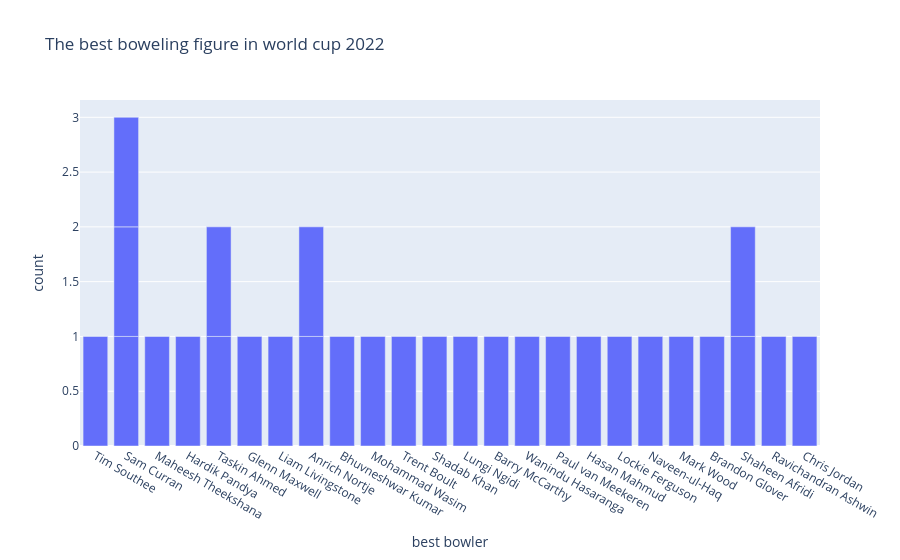

The cell this chart's notebook holds for it:
### Code cell
fig=px.bar(df,x=df["best bowler"],title="The best boweling figure in world cup 2022")
fig.show()

### Figure 1 — Plotly figure (JSON) as saved in the notebook; plotly's stock layout.template omitted (floating-point values rounded to 4 significant figures)
{"data": [{"hovertemplate": "best bowler=%{x}<br>count=%{y}<extra></extra>", "legendgroup": "", "marker": {"color": "#636efa", "pattern": {"shape": ""}}, "name": "", "orientation": "v", "showlegend": false, "textposition": "auto", "type": "bar", "x": ["Tim Southee", "Sam Curran", "Maheesh Theekshana", "Hardik Pandya", "Taskin Ahmed", "Glenn Maxwell", "Liam Livingstone", "Anrich Nortje", "Bhuvneshwar Kumar", "Mohammad Wasim", "Trent Boult", "Taskin Ahmed", "Shadab Khan", "Lungi Ngidi", "Barry McCarthy", "Wanindu Hasaranga", "Sam Curran", "Paul van Meekeren", "Hasan Mahmud", "Anrich Nortje", "Lockie Ferguson", "Naveen-ul-Haq", "Mark Wood", "Brandon Glover", "Shaheen Afridi", "Ravichandran Ashwin", "Shaheen Afridi", "Chris Jordan", "Sam Curran"], "xaxis": "x", "y": [1, 1, 1, 1, 1, 1, 1, 1, 1, 1, 1, 1, 1, 1, 1, 1, 1, 1, 1, 1, 1, 1, 1, 1, 1, 1, 1, 1, 1], "yaxis": "y"}], "layout": {"barmode": "relative", "legend": {"tracegroupgap": 0}, "title": {"text": "The best boweling figure in world cup 2022"}, "xaxis": {"anchor": "y", "domain": [0, 1], "title": {"text": "best bowler"}}, "yaxis": {"anchor": "x", "domain": [0, 1], "title": {"text": "count"}}}}
